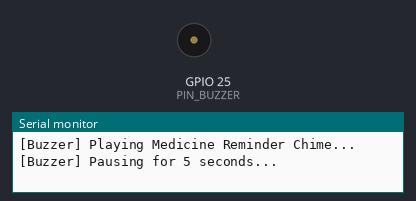
The sketch below on a simulated ESP32. Shown: buzzer (waves = sounding, pin HIGH), the last lines printed to the serial monitor.

Above: at 4.2 s.
At 8.1 s:
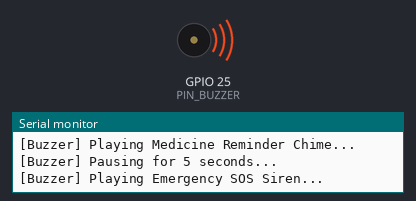
Timing chart, 0 to 17.6 s (numbered marks = the images above):
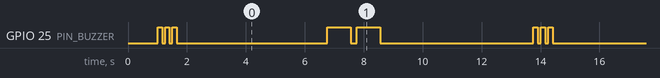

Measured:
- by itself, GPIO 25 (PIN_BUZZER): repeats every 12.8 s: 2 × (LOW 0.10 s, HIGH 0.15 s), LOW 5.1 s, HIGH 0.80 s, LOW 0.20 s, HIGH 0.80 s, LOW 5.2 s, HIGH 0.15 s
- by itself, everything shown: repeats every 12.8 s, in 8 steps

The sketch:

test_buzzer.ino
```cpp
/**
 * Suyog AI Hardware Test: Active Buzzer (5V)
 * Pin: GPIO 25 (Active Buzzer, HIGH = Sound ON)
 */

#include <Arduino.h>

#define PIN_BUZZER 25

void setup() {
  Serial.begin(115200);
  delay(1000);
  Serial.println("\n=== Suyog AI Hardware Bring-Up: Buzzer Test ===");
  Serial.println("Testing buzzer reminder pattern (3 short beeps) then silence.");

  pinMode(PIN_BUZZER, OUTPUT);
  digitalWrite(PIN_BUZZER, LOW);
}

void loop() {
  Serial.println("[Buzzer] Playing Medicine Reminder Chime...");
  for (int i = 0; i < 3; i++) {
    digitalWrite(PIN_BUZZER, HIGH);
    delay(150);
    digitalWrite(PIN_BUZZER, LOW);
    delay(100);
  }

  Serial.println("[Buzzer] Pausing for 5 seconds...");
  delay(5000);

  Serial.println("[Buzzer] Playing Emergency SOS Siren...");
  for (int i = 0; i < 2; i++) {
    digitalWrite(PIN_BUZZER, HIGH);
    delay(800);
    digitalWrite(PIN_BUZZER, LOW);
    delay(200);
  }

  Serial.println("[Buzzer] Pausing for 5 seconds...");
  delay(5000);
}
```
